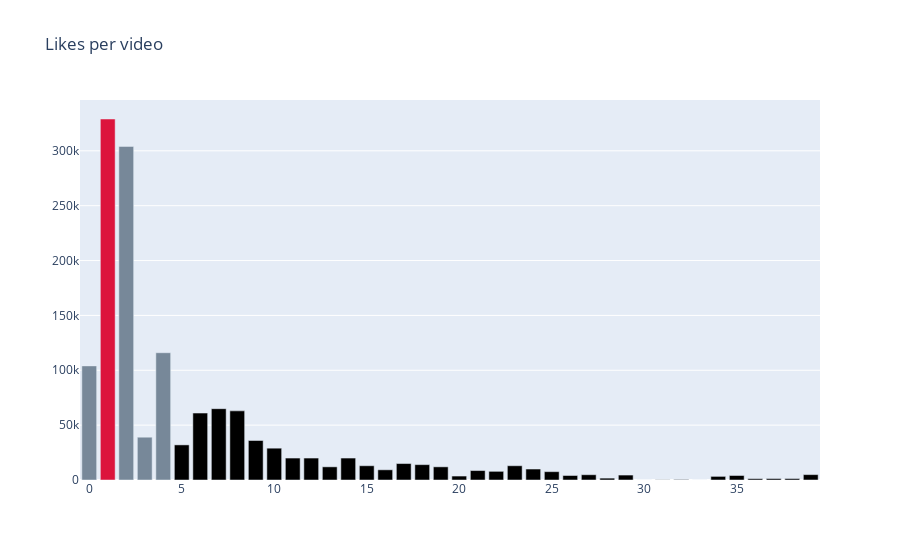

The code cell stored with this chart in its notebook:
### Code cell
import plotly.graph_objects as go

colors = ['lightslategray',] * 5

for i in range(len):
    colors[i] = 'crimson'

fig = go.Figure(data=[go.Bar(
    x=[i for i in range(len(df1))],
    y=[i for i in df1.Likes],
    marker_color=colors # marker color can be a single color value or an iterable
)])
fig.update_layout(title_text='Likes per video')

### Figure 1 — Plotly figure (JSON) as saved in the notebook; plotly's stock layout.template omitted (floating-point values rounded to 4 significant figures)
{"data": [{"marker": {"color": ["lightslategray", "crimson", "lightslategray", "lightslategray", "lightslategray"]}, "type": "bar", "x": [0, 1, 2, 3, 4, 5, 6, 7, 8, 9, 10, 11, 12, 13, 14, 15, 16, 17, 18, 19, 20, 21, 22, 23, 24, 25, 26, 27, 28, 29, 30, 31, 32, 33, 34, 35, 36, 37, 38, 39], "y": [104000, 329000, 304000, 39000, 116000, 32000, 61000, 65000, 63000, 36000, 29000, 20000, 20000, 12000, 20000, 13000, 9300, 15000, 14000, 12000, 3600, 8600, 7900, 13000, 10000, 7600, 4100, 4800, 1700, 4500, 1, 168, 383, 1, 3300, 4100, 1200, 1300, 1300, 4900]}], "layout": {"title": {"text": "Likes per video"}}}
